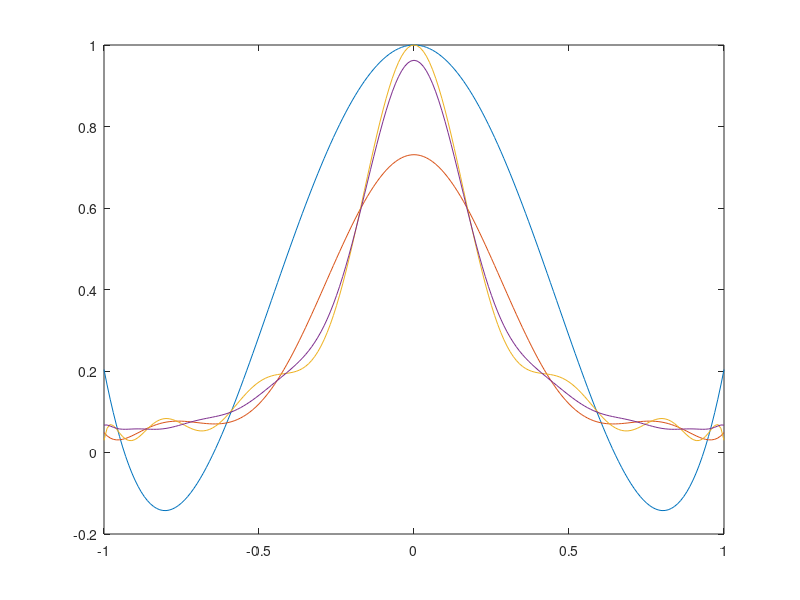

Source code (MATLAB):
y1 = @(x) 1*x.^0  + 2.22045e-16*x.^1  + -3.54298*x.^2  + 2.7465*x.^4 
x = -1 : 0.01 : 1;
plot(x, y1(x))

hold on

y2 = @(x) 0.730822*x.^0  + -2.63684e-15*x.^1  + -4.81162*x.^2  ...
    + 3.06605e-14*x.^3  + 12.6193*x.^4  + -5.5704e-14*x.^5  + -14.0024*x.^6 ...
    + 9.10478e-14*x.^7  + 5.51277*x.^8  + -3.64196e-14*x.^9
plot(x, y2(x))

y3 = @(x) 1*x.^0  + 1.4988e-15*x.^1  + -17.3641*x.^2  + -7.10543e-15*x.^3  ...
    + 149.027*x.^4  + 3.69482e-13*x.^5  + -646.864*x.^6  + 1.76215e-12*x.^7  ...
    + 1510.61*x.^8  + 2.84217e-12*x.^9  + -1927.18*x.^10  + -9.09495e-13*x.^11  ...
    + 1264.42*x.^12  + -5.68434e-14*x.^13  + -333.619*x.^14
plot(x, y3(x))

y4 = @(x) 0.96241*x.^0  + 1.33568e-15*x.^1  + -16.5422*x.^2  + 6.65006e-14*x.^3  ...
    + 165.458*x.^4  + -1.95768e-12*x.^5  + -960.825*x.^6  + -1.72285e-11*x.^7  ...
    + 3379.02*x.^8  + -7.60981e-11*x.^9  + -7413.45*x.^10  + -6.12795e-11*x.^11  ...
    + 10195.5*x.^12  + -1.17966e-10*x.^13  + -8534.89*x.^14  + 3.93281e-12*x.^15  ...
    + 3973.16*x.^16  + -1.66573e-11*x.^17  + -788.326*x.^18  + 3.19307e-12*x.^19
plot(x, y4(x))

hold off